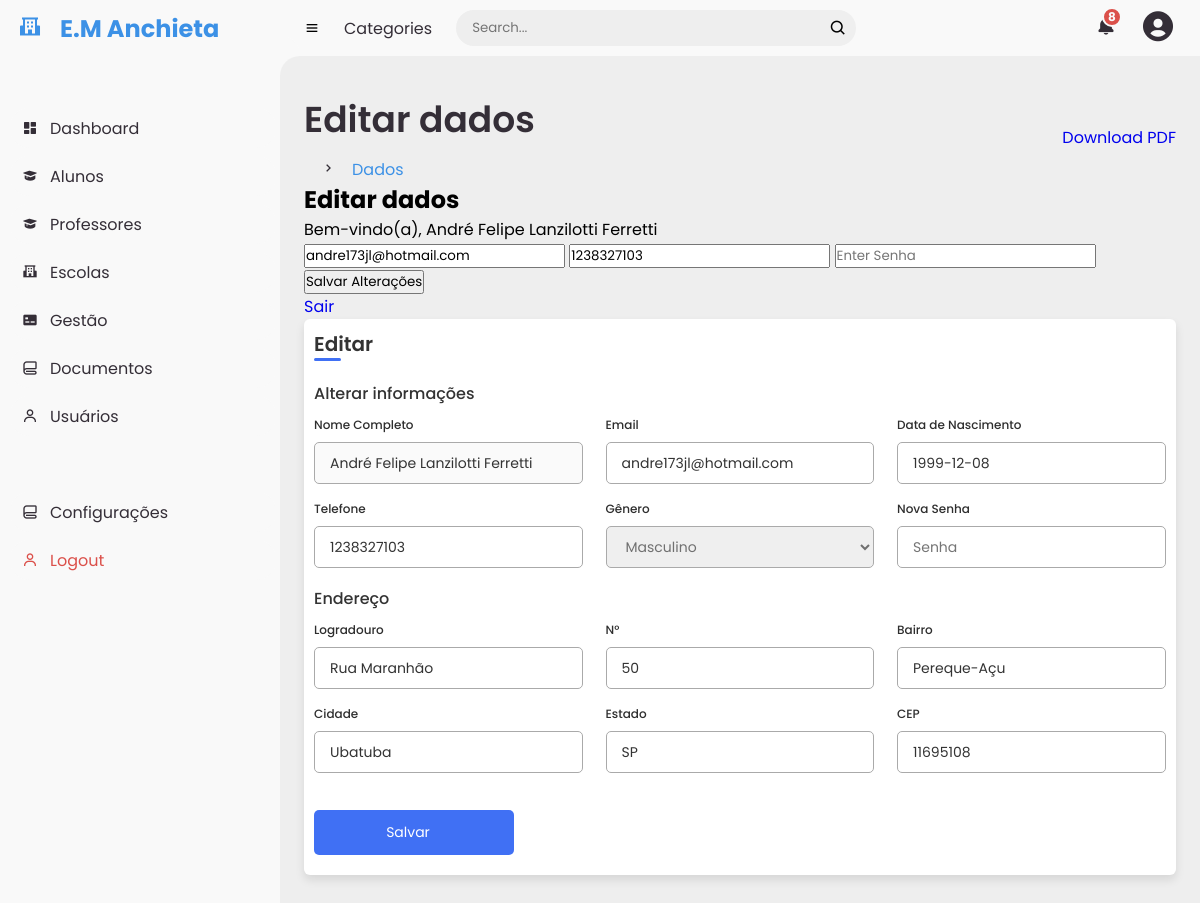
Screenshot of /editar (signed in) with the database file from the repository.
### aplication.py (models this page shows, shortened)
class users(db.Model):
    _id = db.Column("id", db.Integer, primary_key=True)
    name = db.Column(db.String(100))
    telefone = db.Column(db.String(100))
    email = db.Column(db.String(100))
    senha = db.Column(db.String(100))
    data = db.Column(db.String(10))  # Alterado para db.String
    hora = db.Column(db.String(8))  # Coluna para armazenar a hora
    genero = db.Column(db.String(100))
    cpf = db.Column(db.String(100))
    data_nascimento = db.Column(db.String(100))
    matricula = db.Column(db.String(100))
    usuario = db.Column(db.String(100))
    lotacao = db.Column(db.String(100))
    cargo = db.Column(db.String(100))
    local_trabalho = db.Column(db.String(100))
    logradouro = db.Column(db.String(100))
    numero = db.Column(db.String(100))
    bairro = db.Column(db.String(100))
    cidade = db.Column(db.String(100))
    estado = db.Column(db.String(100))
    cep = db.Column(db.String(100))

### aplication.py (the view, shortened to what this page needs)
@app.route("/editar", methods=["POST", "GET"])
def editar():
    if "user" in session:
        user = session["user"]
        found_user = users.query.filter_by(name=user).first()
        return render_template("editarconta.html", user=found_user)
    else:
        flash("Você não está logado!")
        return redirect(url_for("login"))

### templates/editarconta.html (shortened to what this page needs)
{% extends "base.html" %}
{% block main_title%}Editar dados{% endblock %}
{% block sub_title %}Dados{% endblock %}
{% block content %}
    <h2>Editar dados</h2>
<p>Bem-vindo(a), {{user.name}}</p>
<form action="{{ url_for('editar') }}" method="POST">
    <input type="email" name="email" placeholder="Enter E-mail" value="{{ user.email }}" />
    <input type="text" name="telefone" placeholder="Enter Telefone" value="{{ user.telefone }}" />
    <input type="password" name="senha" placeholder="Enter Senha" value="{{ senha }}" />
    <input type="submit" value="Salvar Alterações" />
</form>
<a href="/logout" value="Sair">Sair</a>
<head>
    <link rel="stylesheet" type="text/css" href="{{ url_for('static', filename='styles/editar.css')}}">
</head>
<div class="container">
    <header>Editar</header>
    <form form action="{{ url_for('editar') }}" method="POST">
        <div class="form first">
            <div class="details personal">
                <span class="title">Alterar informações</span>
                <div class="fields">
                    <div class="input-field" >
                        <label>Nome Completo</label>
                        <input type="text" placeholder="Entre com seu nome" value="{{user.name}}" disabled>
                    </div>
                    <div class="input-field">
                        <label>Email</label>
                        <input type="text" name="email" placeholder="Entre com seu email" value="{{user.email}}" required>
                    </div>
                    <div class="input-field">
                        <label>Data de Nascimento</label>
                        <input type="text" name="edit_user_nascimento" value="{{user.data_nascimento}}" required>
                    </div>
                    <div class="input-field">
                        <label>Telefone</label>
                        <input type="phone" name="telefone" placeholder="Entre com seu Telefone" value="{{user.telefone}}" required>
                    </div>
                    <div class="input-field">
                        <label>Gênero</label>
                        <select required name="genero">
                            <option value="Masculino" {% if user.genero == 'Masculino' %}selected{% endif %}>Masculino</option>
                        </select>
                    </div>
                    <div class="input-field">
                        <label>Nova Senha</label>
                        <input type="password" name="senha" placeholder="Senha">
                    </div>
                </div>
            </div>
            <div class="details ID">
                <span class="title">Endereço</span>
                <div class="fields">
                    <div class="input-field">
                        <label>Logradouro</label>
                        <input type="text" name="edit_user_rua" value="{{user.logradouro}}" required>
                    </div>
                    <div class="input-field">
                        <label>N°</label>
                        <input type="text" name="edit_user_numero" value="{{user.numero}}" required>
                    </div>
                    <div class="input-field">
                        <label>Bairro</label>
                        <input type="text" name="edit_user_bairro" value="{{user.bairro}}" required>
                    </div>
                    <div class="input-field">
                        <label>Cidade</label>
                        <input type="text" name="edit_user_cidade" value="{{user.cidade}}" required>
                    </div>
                    <div class="input-field">
                        <label>Estado</label>
                        <input type="text" name="edit_user_estado" value="{{user.estado}}" required>
                    </div>
                    <div class="input-field">
                        <label>CEP</label>
                        <input type="text" name="edit_user_cep" value="{{user.cep}}" required>
                    </div>
                </div>
                    <button class="sumbit">
                        <span class="btnText">Salvar</span>
                    </button>
                </div>
            </div>
        </div>
{% endblock %}

### static/styles/style.css (style rules this page uses)
* { margin: 0; padding: 0; box-sizing: border-box; font-family: var(--poppins); }
a { text-decoration: none; }
:root { --poppins: 'Poppins', sans-serif; --light: #F9F9F9; --blue: #3c91e6; --light-blue: #CFE8FF; --grey: #eee; --dark-grey: #AAAAAA; --dark: #342E37; --red: #DB504A; --yellow: #FFCE26; --light-yellow: #FFF2C6; --orange: #FD7238; --light-orange: #FFE0F3; }
body { background: var(--grey); }

### static/styles/editar.css (style rules this page uses)
.container { position: relative; width: 100%; border-radius: 6px; padding: 10px; background-color: #fff; box-shadow: 0 5px 10px rgba(0,0,0,0.1); }
.container header { position: relative; font-size: 20px; font-weight: 600; color: #333; }
.container header::before { content: ""; position: absolute; left: 0; bottom: -2px; height: 3px; width: 27px; border-radius: 8px; background-color: #4070f4; }
.container form { position: relative; margin-top: 16px; min-height: 490px; background-color: #fff; overflow: hidden; }
.container form .form { position: absolute; background-color: #fff; transition: 0.3s ease; }
.container form .title { display: block; margin-bottom: 8px; font-size: 16px; font-weight: 500; margin: 6px 0; color: #333; }
.container form .fields { display: flex; align-items: center; justify-content: space-between; flex-wrap: wrap; }
form .fields .input-field { display: flex; width: calc(100% / 3 - 15px); flex-direction: column; margin: 4px 0; }
.input-field label { font-size: 12px; font-weight: 500; color: #2e2e2e; }
.input-field input, select { outline: none; font-size: 14px; font-weight: 400; color: #333; border-radius: 5px; border: 1px solid #aaa; padding: 0 15px; height: 42px; margin: 8px 0; }
.input-field select, .input-field input[type="date"] { color: #707070; }
.container form button, .backBtn { display: flex; align-items: center; justify-content: center; height: 45px; max-width: 200px; width: 100%; border: none; outline: none; color: #fff; border-radius: 5px; margin: 25px 0; background-color: #4070f4; transition: all 0.3s linear; cursor: pointer; }
.container form .btnText { font-size: 14px; font-weight: 400; }

### rows the page displays
users: name "André Felipe Lanzilotti Ferretti", email "andre173jl@hotmail.com", telefone "1238327103", edit_user_nascimento "1999-12-08", genero "Masculino", edit_user_rua "Rua Maranhão", edit_user_numero "50", edit_user_bairro "Pereque-Açu", edit_user_cidade "Ubatuba", edit_user_estado "SP", edit_user_cep "11695108"
